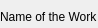
      <widget class="QWidget" name="spc_bsc">
       <property name="geometry">
        <rect>
         <x>0</x>
         <y>0</y>
         <width>98</width>
         <height>28</height>
        </rect>
       </property>
       <attribute name="label">
        <string>Basic Info</string>
       </attribute>
       <widget class="QWidget" name="layoutWidget">
        <property name="geometry">
         <rect>
          <x>0</x>
          <y>10</y>
          <width>258</width>
          <height>691</height>
         </rect>
        </property>
        <layout class="QVBoxLayout" name="verticalLayout">
         <item>
          <widget class="QLabel" name="label">
           <property name="text">
            <string>Name of the Work</string>
           </property>
          </widget>
         </item>
         <item>
          <widget class="QTextEdit" name="spc_bsc_1"/>
         </item>
         <item>
          <spacer name="side_socr_1">
           <property name="orientation">
            <enum>Qt::Vertical</enum>
           </property>
           <property name="sizeHint" stdset="0">
            <size>
             <width>20</width>
             <height>100</height>
            </size>
           </property>
          </spacer>
         </item>
         <item>
          <widget class="QLabel" name="label_2">
           <property name="text">
            <string>Name of the Client</string>
           </property>
          </widget>
         </item>
         <item>
          <widget class="QTextEdit" name="spc_bsc_2"/>
         </item>
         <item>
          <spacer name="side_spcr_2">
           <property name="orientation">
            <enum>Qt::Vertical</enum>
           </property>
           <property name="sizeHint" stdset="0">
            <size>
             <width>20</width>
             <height>100</height>
            </size>
           </property>
          </spacer>
         </item>
         <item>
          <widget class="QLabel" name="label_3">
           <property name="text">
            <string>Name of the Consultant</string>
           </property>
          </widget>
         </item>
         <item>
          <widget class="QTextEdit" name="spc_bsc_3">
           <property name="sizePolicy">
            <sizepolicy hsizetype="Expanding" vsizetype="Preferred">
             <horstretch>0</horstretch>
             <verstretch>0</verstretch>
            </sizepolicy>
           </property>
          </widget>
         </item>
         <item>
          <spacer name="side_spcr_3">
           <property name="orientation">
            <enum>Qt::Vertical</enum>
           </property>
           <property name="sizeHint" stdset="0">
            <size>
             <width>20</width>
             <height>100</height>
            </size>
           </property>
          </spacer>
         </item>
         <item>
          <widget class="QLabel" name="label_4">
           <property name="text">
            <string>Name of the Contractor</string>
           </property>
          </widget>
         </item>
         <item>
          <widget class="QTextEdit" name="spc_bsc_4"/>
         </item>
        </layout>
       </widget>
      </widget>
